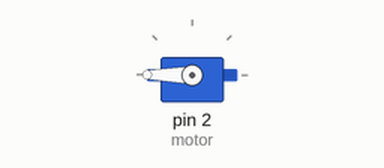
This sketch was run on a simulated Arduino Uno, built with avr-gcc and run on an emulated ATmega328P. Shown: servo. What the sketch prints to the serial monitor is not drawn.

Above: at 0.05 s.
Timing chart, 0 to 4.6 s (numbered marks = the images above):
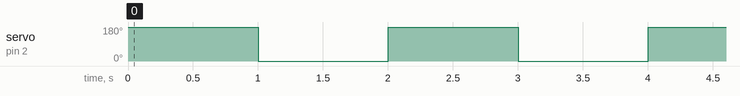

Measured:
- by itself, servo on pin 2 (motor): alternates 180° for 1.0 s and 0° for 1.0 s

The sketch:

servo_test.ino
```cpp
#include <Servo.h>    // 서보모터 라이브러리

Servo servo;    // 서보모터 사용을 위한 객체 생성

int motor = 2;  // 서보모터의 핀
int angle = 90; // 서보모터 초기 각도 값

void setup() {
  servo.attach(motor);  // 서보모터 연결
  Serial.begin(9600);  // 시리얼 모니터 시작

  Serial.println("Enter the u or d"); // u 또는 d키 입력하기
  Serial.println("u = angle + 15");   // u를 누른다면 현재 각도값에서 +15도
  Serial.println("d = angle - 15\n");   // d를 누른다면 현재 각도값에서 -15도
}

void loop() {
  servo.write(300);
  delay(1000);
  servo.write(0);
  delay(1000);
}
```
